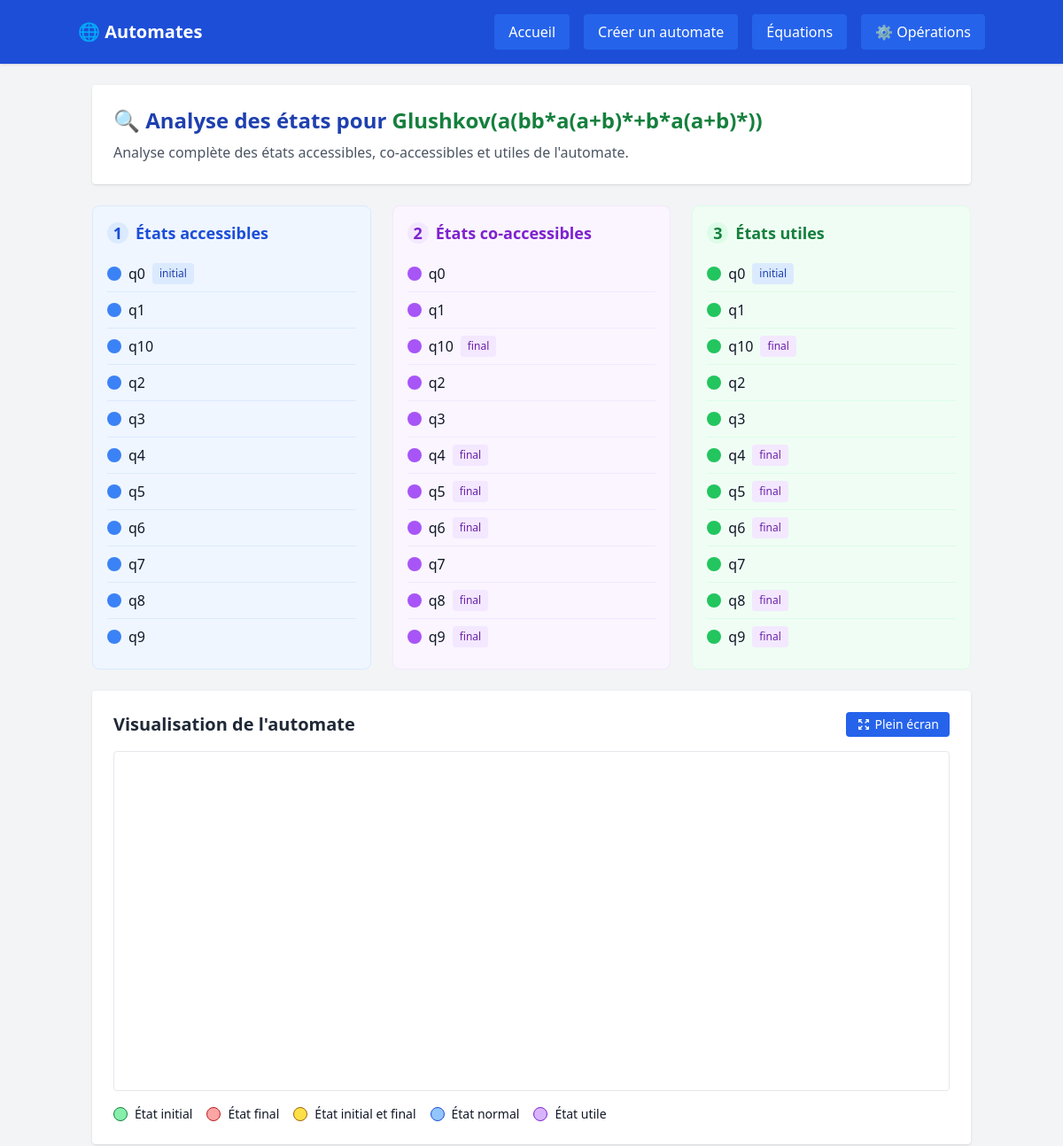
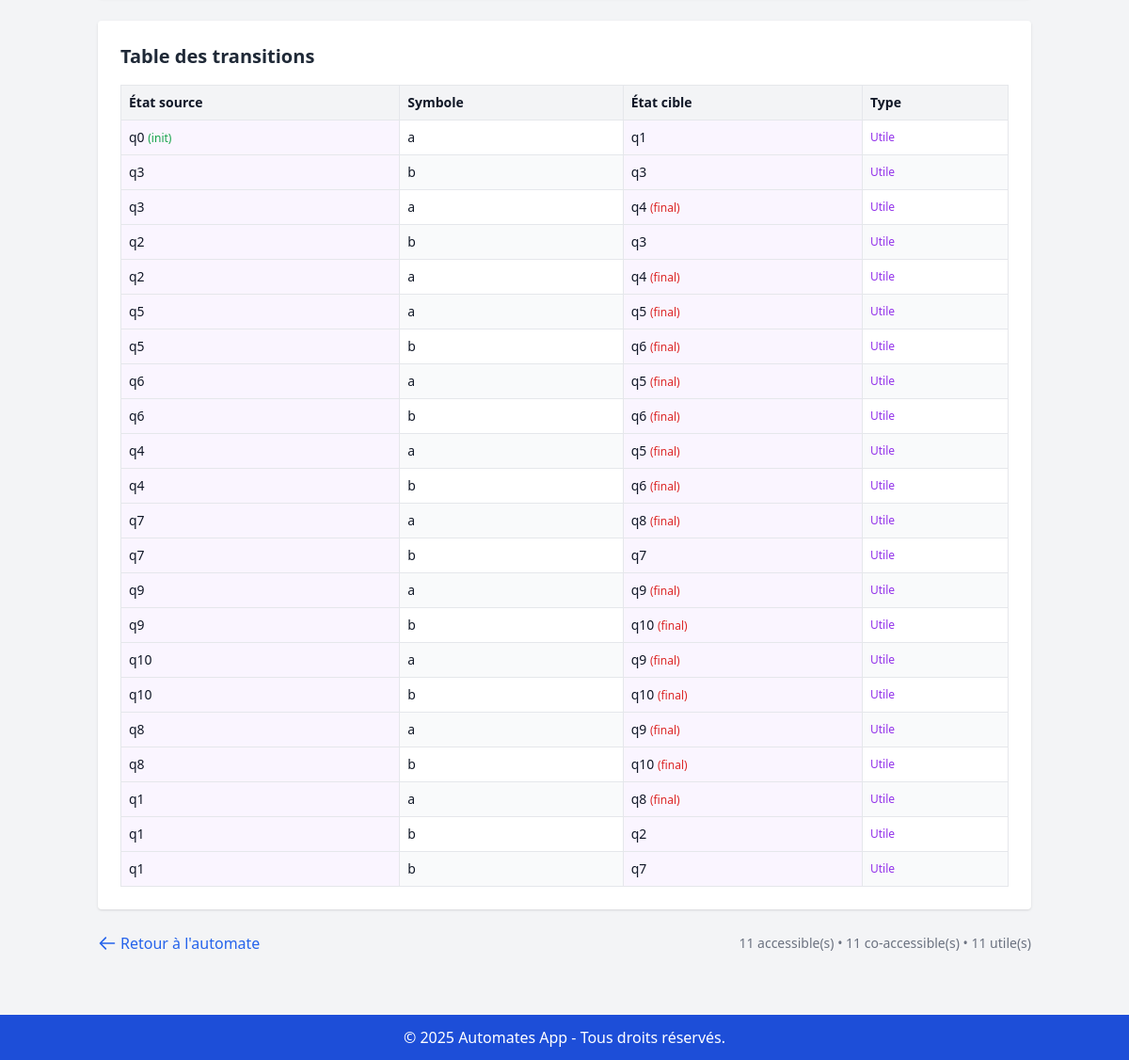
The page /automates/operation/analyse_etats/217/ on the database its author committed (2 pictures, top to bottom).
### Automates/models.py (models this page shows, shortened)
class Automate(models.Model):
    TYPE_CHOICES = [
        ('DFA', 'Deterministe'),
        ('NFA', 'Non Deterministe'),
        ('EFA', 'Epsilon-transitions'),
    ]
    nom = models.CharField(max_length=100)
    type = models.CharField(max_length=3, choices=TYPE_CHOICES, default='DFA')
    alphabet = models.CharField(max_length=100, help_text="Ex: a,b,c")

class Etat(models.Model):
    automate = models.ForeignKey(Automate, on_delete=models.CASCADE, related_name='etats')
    nom = models.CharField(max_length=50)
    est_initial = models.BooleanField(default=False)
    est_final = models.BooleanField(default=False)

class Transition(models.Model):
    automate = models.ForeignKey(Automate, on_delete=models.CASCADE, related_name='transitions')
    source = models.ForeignKey(Etat, on_delete=models.CASCADE, related_name='transitions_sortantes')
    symbole = models.CharField(max_length=10, help_text="Ex: a, b, ou ε")
    cible = models.ForeignKey(Etat, on_delete=models.CASCADE, related_name='transitions_entrantes')

### Automates/views.py (the view)
# urls.py: path('operation/analyse_etats/<int:automate_id>/', views.analyse_etats, name='analyse_etats'),
def analyse_etats(request, automate_id):
    automate = get_object_or_404(Automate, id=automate_id)
    try:
        accessibles = etats_accessibles(automate)
        coaccessibles = etats_coaccessibles(automate)
        utiles = etats_utiles(automate)
    except Exception as e:
        messages.error(request, str(e))
        return redirect('details_automate', automate_id=automate.id)
    return render(request, 'automates/etats.html', {
        'automate': automate,
        'accessibles': sorted(accessibles, key=lambda x: x.nom),
        'coaccessibles': sorted(coaccessibles, key=lambda x: x.nom),
        'utiles': sorted(utiles, key=lambda x: x.nom),
    })

### Automates/algorithmes.py (called while the page is built)
def etats_accessibles(automate):
    etat_initial = automate.etats.filter(est_initial=True).first()
    if not etat_initial:
        return set()
    accessibles = set()
    a_visiter = {etat_initial}
    while a_visiter:
        etat = a_visiter.pop()
        accessibles.add(etat)
        transitions = Transition.objects.filter(automate=automate, source=etat)
        for transition in transitions:
            if transition.cible not in accessibles:
                a_visiter.add(transition.cible)
    return accessibles

def etats_coaccessibles(automate):
    etats_finaux = set(automate.etats.filter(est_final=True))
    if not etats_finaux:
        return set()
    coaccessibles = set()
    a_visiter = set(etats_finaux)
    while a_visiter:
        etat = a_visiter.pop()
        coaccessibles.add(etat)
        transitions = Transition.objects.filter(automate=automate, cible=etat)
        for transition in transitions:
            if transition.source not in coaccessibles:
                a_visiter.add(transition.source)
    return coaccessibles

def etats_utiles(automate):
    accessibles = etats_accessibles(automate)
    coaccessibles = etats_coaccessibles(automate)
    return accessibles & coaccessibles

### Automates/templates/automates/etats.html (shortened to what this page needs)
{% extends 'automates/base.html' %}
{% load form_filters %}
{% block content %}
<div class="max-w-6xl mx-auto space-y-6">
    <div class="bg-white p-6 rounded shadow">
        <h2 class="text-2xl font-bold text-blue-800 mb-2">
            🔍 Analyse des états pour <span class="text-green-700">{{ automate.nom }}</span>
        </h2>
        <p class="text-gray-600">Analyse complète des états accessibles, co-accessibles et utiles de l'automate.</p>
    </div>
    <div class="grid grid-cols-1 md:grid-cols-3 gap-6">
        <div class="border border-blue-100 rounded-lg p-4 bg-blue-50">
            <h3 class="text-lg font-semibold text-blue-700 mb-3 flex items-center">
                <span class="inline-block w-6 h-6 bg-blue-100 text-blue-700 rounded-full flex items-center justify-center mr-2">1</span>
                États accessibles
            </h3>
            <div class="space-y-2">
                {% if accessibles %}
                    <ul class="divide-y divide-blue-100">
                        {% for etat in accessibles %}
                        <li class="py-2 flex items-center">
                            <span class="w-4 h-4 rounded-full bg-blue-500 mr-2"></span>
                            {{ etat.nom }}
                            {% if etat.est_initial %}
                            <span class="ml-2 text-xs bg-blue-100 text-blue-800 px-2 py-1 rounded">initial</span>
                            {% endif %}
                        </li>
                        {% endfor %}
                    </ul>
                {% else %}
                    <p class="text-gray-500 italic">Aucun état accessible</p>
                {% endif %}
            </div>
        </div>
        <div class="border border-purple-100 rounded-lg p-4 bg-purple-50">
            <h3 class="text-lg font-semibold text-purple-700 mb-3 flex items-center">
                <span class="inline-block w-6 h-6 bg-purple-100 text-purple-700 rounded-full flex items-center justify-center mr-2">2</span>
                États co-accessibles
            </h3>
            <div class="space-y-2">
                {% if coaccessibles %}
                    <ul class="divide-y divide-purple-100">
                        {% for etat in coaccessibles %}
                        <li class="py-2 flex items-center">
                            <span class="w-4 h-4 rounded-full bg-purple-500 mr-2"></span>
                            {{ etat.nom }}
                            {% if etat.est_final %}
                            <span class="ml-2 text-xs bg-purple-100 text-purple-800 px-2 py-1 rounded">final</span>
                            {% endif %}
                        </li>
                        {% endfor %}
                    </ul>
                {% else %}
                    <p class="text-gray-500 italic">Aucun état co-accessible</p>
                {% endif %}
            </div>
        </div>
        <div class="border border-green-100 rounded-lg p-4 bg-green-50">
            <h3 class="text-lg font-semibold text-green-700 mb-3 flex items-center">
                <span class="inline-block w-6 h-6 bg-green-100 text-green-700 rounded-full flex items-center justify-center mr-2">3</span>
                États utiles
            </h3>
            <div class="space-y-2">
                {% if utiles %}
                    <ul class="divide-y divide-green-100">
                        {% for etat in utiles %}
                        <li class="py-2 flex items-center">
                            <span class="w-4 h-4 rounded-full bg-green-500 mr-2"></span>
                            {{ etat.nom }}
                            {% if etat.est_initial %}
                            <span class="ml-2 text-xs bg-blue-100 text-blue-800 px-2 py-1 rounded">initial</span>
                            {% endif %}
                            {% if etat.est_final %}
                            <span class="ml-2 text-xs bg-purple-100 text-purple-800 px-2 py-1 rounded">final</span>
                            {% endif %}
                        </li>
                        {% endfor %}
                    </ul>
                {% else %}
                    <p class="text-gray-500 italic">Aucun état utile</p>
                {% endif %}
            </div>
        </div>
    </div>
    <div class="bg-white p-6 rounded shadow">
        <div class="flex justify-between items-center mb-4">
            <h3 class="text-xl font-semibold text-gray-800">Visualisation de l'automate</h3>
            <button onclick="ouvrirPleinEcran('automate_graph', '{{ automate.nom }}')" class="bg-blue-600 text-white px-3 py-1 rounded text-sm flex items-center">
                <svg class="w-4 h-4 mr-1" fill="none" stroke="currentColor" viewBox="0 0 24 24" xmlns="http://www.w3.org/2000/svg">
                    <path stroke-linecap="round" stroke-linejoin="round" stroke-width="2" d="M4 8V4m0 0h4M4 4l5 5m11-1V4m0 0h-4m4 0l-5 5M4 16v4m0 0h4m-4 0l5-5m11 5l-5-5m5 5v-4m0 4h-4"></path>
                </svg>
                Plein écran
            </button>
        </div>
        <div id="automate_graph" class="h-96 border rounded"></div>
        <div class="flex flex-wrap gap-4 mt-4 text-sm">
            <div class="flex items-center gap-2">
                <div class="w-4 h-4 bg-green-300 border border-green-700 rounded-full"></div>
                État initial
            </div>
            <div class="flex items-center gap-2">
                <div class="w-4 h-4 bg-red-300 border border-red-700 rounded-full"></div>
                État final
            </div>
            <div class="flex items-center gap-2">
                <div class="w-4 h-4 bg-yellow-300 border border-yellow-700 rounded-full"></div>
                État initial et final
            </div>
            <div class="flex items-center gap-2">
                <div class="w-4 h-4 bg-blue-300 border border-blue-700 rounded-full"></div>
                État normal
            </div>
            <div class="flex items-center gap-2">
                <div class="w-4 h-4 bg-purple-300 border border-purple-700 rounded-full"></div>
                État utile
            </div>
        </div>
    </div>
    <div class="bg-white p-6 rounded shadow">
        <h3 class="text-xl font-semibold mb-4 text-gray-800">Table des transitions</h3>
        <table class="w-full text-sm text-left border border-gray-300">
            <thead class="bg-gray-100">
                <tr>
                    <th class="p-2 border">État source</th>
                    <th class="p-2 border">Symbole</th>
                    <th class="p-2 border">État cible</th>
                    <th class="p-2 border">Type</th>
                </tr>
            </thead>
            <tbody>
                {% for t in automate.transitions.all %}
                <tr class="{% cycle 'bg-white' 'bg-gray-50' %}">
                    <td class="p-2 border {% if t.source in utiles %}bg-purple-50{% endif %}">
                        {{ t.source.nom }}
                        {% if t.source.est_initial %}<span class="text-xs text-green-600">(init)</span>{% endif %}
                    </td>
                    <td class="p-2 border">{{ t.symbole }}</td>
                    <td class="p-2 border {% if t.cible in utiles %}bg-purple-50{% endif %}">
                        {{ t.cible.nom }}
                        {% if t.cible.est_final %}<span class="text-xs text-red-600">(final)</span>{% endif %}
                    </td>
                    <td class="p-2 border text-xs">
                        {% if t.source in utiles and t.cible in utiles %}
                            <span class="text-purple-600">Utile</span>
                        {% elif t.source in accessibles and t.cible in accessibles %}
                            <span class="text-blue-600">Accessible</span>
                        {% elif t.source in coaccessibles and t.cible in coaccessibles %}
                            <span class="text-purple-600">Co-accessible</span>
                        {% else %}
                            <span class="text-gray-500">Non utile</span>
                        {% endif %}
                    </td>
                </tr>
                {% endfor %}
            </tbody>
        </table>
    </div>
    <div class="flex justify-between items-center">
        <a href="{% url 'details_automate' automate.id %}" class="inline-flex items-center text-blue-600 hover:text-blue-800">
            <svg class="w-5 h-5 mr-1" fill="none" stroke="currentColor" viewBox="0 0 24 24" xmlns="http://www.w3.org/2000/svg">
                <path stroke-linecap="round" stroke-linejoin="round" stroke-width="2" d="M10 19l-7-7m0 0l7-7m-7 7h18"></path>
            </svg>
            Retour à l'automate
        </a>
        <span class="text-sm text-gray-500">
            {{ accessibles|length }} accessible(s) • {{ coaccessibles|length }} co-accessible(s) • {{ utiles|length }} utile(s)
        </span>
    </div>
</div>
{% endblock %}

### rows shown on the page
Automate: nom "Glushkov(a(bb*a(a+b)*+b*a(a+b)*))"
Etat: nom "q0", est_initial "initial"
Etat: nom "q1"
Etat: nom "q10", est_final "final"
Etat: nom "q2"
Etat: nom "q3"
Etat: nom "q4", est_final "final"
Etat: nom "q5", est_final "final"
Etat: nom "q6", est_final "final"
Etat: nom "q7"
Etat: nom "q8", est_final "final"
Etat: nom "q9", est_final "final"
Transition: source.nom "q0", shows "(init)", symbole "a", cible.nom "q1", shows "Utile"
Transition: source.nom "q3", symbole "b", cible.nom "q3", shows "Utile"
Transition: source.nom "q3", symbole "a", cible.nom "q4", shows "(final)", shows "Utile"
Transition: source.nom "q2", symbole "b", cible.nom "q3", shows "Utile"
Transition: source.nom "q2", symbole "a", cible.nom "q4", shows "(final)", shows "Utile"
Transition: source.nom "q5", symbole "a", cible.nom "q5", shows "(final)", shows "Utile"
Transition: source.nom "q5", symbole "b", cible.nom "q6", shows "(final)", shows "Utile"
Transition: source.nom "q6", symbole "a", cible.nom "q5", shows "(final)", shows "Utile"
Transition: source.nom "q6", symbole "b", cible.nom "q6", shows "(final)", shows "Utile"
Transition: source.nom "q4", symbole "a", cible.nom "q5", shows "(final)", shows "Utile"
Transition: source.nom "q4", symbole "b", cible.nom "q6", shows "(final)", shows "Utile"
Transition: source.nom "q7", symbole "a", cible.nom "q8", shows "(final)", shows "Utile"
Transition: source.nom "q7", symbole "b", cible.nom "q7", shows "Utile"
Transition: source.nom "q9", symbole "a", cible.nom "q9", shows "(final)", shows "Utile"
Transition: source.nom "q9", symbole "b", cible.nom "q10", shows "(final)", shows "Utile"
Transition: source.nom "q10", symbole "a", cible.nom "q9", shows "(final)", shows "Utile"
Transition: source.nom "q10", symbole "b", cible.nom "q10", shows "(final)", shows "Utile"
Transition: source.nom "q8", symbole "a", cible.nom "q9", shows "(final)", shows "Utile"
Transition: source.nom "q8", symbole "b", cible.nom "q10", shows "(final)", shows "Utile"
Transition: source.nom "q1", symbole "a", cible.nom "q8", shows "(final)", shows "Utile"
Transition: source.nom "q1", symbole "b", cible.nom "q2", shows "Utile"
Transition: source.nom "q1", symbole "b", cible.nom "q7", shows "Utile"

### other values the page prints
{{ accessibles|length }} "11"
{{ coaccessibles|length }} "11"
{{ utiles|length }} "11"
